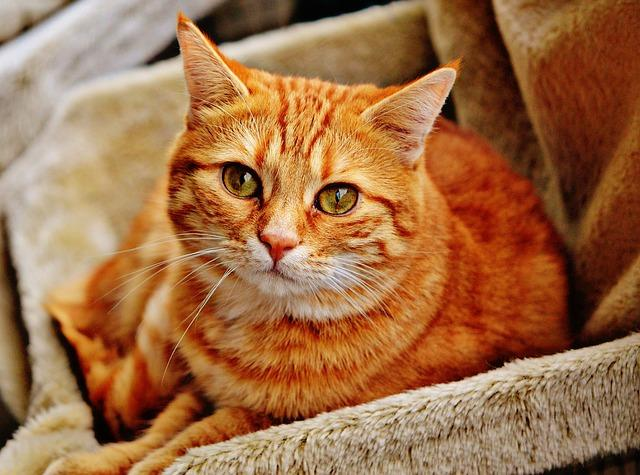
#> input picture 인터페이스 실습코드/workspace/workspace/01_python/test/cute_cat.jpg, 640 x 475 px
$ python ex03.py
#> lines starting #> are read from the running program, lines starting #| are printed output that depends on the picture
from PIL import Image

im = Image.open("cute_cat.jpg")
#> im is the input picture: PIL image 640x475 RGB; mean R, G, B 158.9, 109.1, 69.8

size = (64,64)
im.thumbnail(size)  # 원본 바꾼다, 새로운 이미지 리턴이었으면 왼쪽에 받아주는 변수 있었을 것
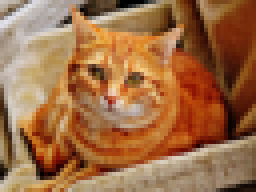
#> im: PIL image 64x48 RGB (shown 4 times larger); mean R, G, B 158.9, 109.1, 69.8
# 가로세로 비율 맞추면서, 긴 쪽의 길이를 맞춘다
im.save("cute_cat_thumb.jpg")
im.show()

print(im.size)
#| (64, 48)
